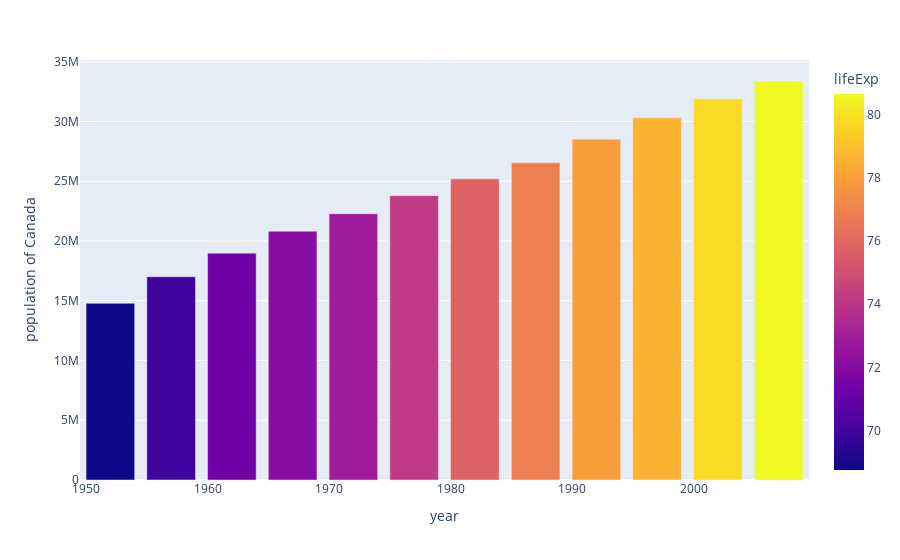

The notebook cell this image was saved under:
### Code cell
fig = px.bar(data_frame=df, x='year', y='pop',
             hover_data=['continent', 'gdpPercap'], color='lifeExp',
             labels={'pop':'population of Canada'},hover_name='country')
fig.show()

### Figure 1 — Plotly figure (JSON) as saved in the notebook; plotly's stock layout.template omitted (floating-point values rounded to 4 significant figures)
{"data": [{"alignmentgroup": "True", "customdata": [["Americas", 11370.0], ["Americas", 12490.0], ["Americas", 13460.0], ["Americas", 16080.0], ["Americas", 18970.0], ["Americas", 22090.0], ["Americas", 22900.0], ["Americas", 26630.0], ["Americas", 26340.0], ["Americas", 28950.0], ["Americas", 33330.0], ["Americas", 36320.0]], "hovertemplate": "<b>%{hovertext}</b><br><br>year=%{x}<br>population of Canada=%{y}<br>continent=%{customdata[0]}<br>gdpPercap=%{customdata[1]}<br>lifeExp=%{marker.color}<extra></extra>", "hovertext": ["Canada", "Canada", "Canada", "Canada", "Canada", "Canada", "Canada", "Canada", "Canada", "Canada", "Canada", "Canada"], "legendgroup": "", "marker": {"color": [68.75, 69.96, 71.3, 72.13, 72.88, 74.21, 75.76, 76.86, 77.95, 78.61, 79.77, 80.65], "coloraxis": "coloraxis", "pattern": {"shape": ""}}, "name": "", "offsetgroup": "", "orientation": "v", "showlegend": false, "textposition": "auto", "type": "bar", "x": [1952, 1957, 1962, 1967, 1972, 1977, 1982, 1987, 1992, 1997, 2002, 2007], "xaxis": "x", "y": [14785584, 17010154, 18985849, 20819767, 22284500, 23796400, 25201900, 26549700, 28523502, 30305843, 31902268, 33390141], "yaxis": "y"}], "layout": {"barmode": "relative", "coloraxis": {"colorbar": {"title": {"text": "lifeExp"}}, "colorscale": [[0, "#0d0887"], [0.1111, "#46039f"], [0.2222, "#7201a8"], [0.3333, "#9c179e"], [0.4444, "#bd3786"], [0.5556, "#d8576b"], [0.6667, "#ed7953"], [0.7778, "#fb9f3a"], [0.8889, "#fdca26"], [1, "#f0f921"]]}, "legend": {"tracegroupgap": 0}, "margin": {"t": 60}, "xaxis": {"anchor": "y", "domain": [0, 1], "title": {"text": "year"}}, "yaxis": {"anchor": "x", "domain": [0, 1], "title": {"text": "population of Canada"}}}}
